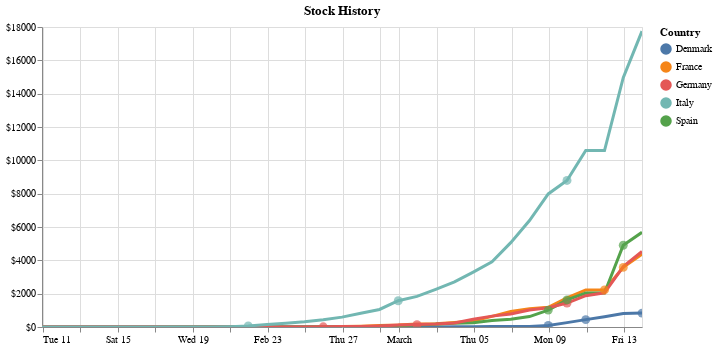

Source (notebook cell):
### Code cell
#hue.save('chart.html')
stockChart

### Figure 1 — Vega-Lite specification as saved in the notebook (floating-point values rounded to 4 significant figures; data arrays with more than 128 entries replaced by an {"elided": "..."} marker saying what was removed)
{"config": {"view": {"continuousWidth": 400, "continuousHeight": 300}}, "layer": [{"mark": "point", "encoding": {"opacity": {"value": 0}, "x": {"type": "temporal", "field": "Date"}}, "selection": {"selector180": {"type": "single", "nearest": true, "on": "mouseover", "fields": ["Date"], "empty": "none"}, "selector181": {"type": "interval", "bind": "scales", "encodings": ["x", "y"]}}}, {"mark": "point", "encoding": {"color": {"type": "nominal", "field": "Country"}, "opacity": {"condition": {"value": 1, "selection": "selector180"}, "value": 0}, "x": {"type": "temporal", "axis": {"title": ""}, "field": "Date"}, "y": {"type": "quantitative", "axis": {"format": "$f", "title": ""}, "field": "Infection"}}}, {"mark": {"type": "rule", "color": "gray"}, "encoding": {"x": {"type": "temporal", "field": "Date"}}, "transform": [{"filter": {"selection": "selector180"}}]}, {"data": {"name": "data-2463ccd8601ece037510c276ab737b35"}, "mark": "line", "encoding": {"color": {"type": "nominal", "field": "Country"}, "size": {"value": 3}, "x": {"type": "temporal", "field": "Date"}, "y": {"type": "quantitative", "field": "Infection"}}, "height": 600, "selection": {"selector157": {"type": "interval", "bind": "scales", "encodings": ["x", "y"]}}, "width": 800}, {"data": {"name": "data-56916e9217a1bc132a3cca8ed417ecdb"}, "mark": {"type": "circle", "size": 80}, "encoding": {"color": {"type": "nominal", "field": "Country"}, "tooltip": [{"type": "nominal", "field": "Country"}, {"type": "temporal", "field": "Date"}, {"type": "quantitative", "field": "Infection"}, {"type": "nominal", "field": "Text"}], "x": {"type": "temporal", "field": "Date"}, "y": {"type": "quantitative", "field": "Infection"}}, "selection": {"selector177": {"type": "interval", "bind": "scales", "encodings": ["x", "y"]}}}, {"mark": {"type": "text", "align": "left", "dx": 5, "dy": -5}, "encoding": {"text": {"condition": {"type": "nominal", "field": "Text", "selection": "selector180"}, "value": " "}, "x": {"type": "temporal", "axis": {"title": ""}, "field": "Date"}, "y": {"type": "quantitative", "axis": {"format": "$f", "title": ""}, "field": "Infection"}}}], "data": {"name": "data-56916e9217a1bc132a3cca8ed417ecdb"}, "height": 300, "title": "Stock History", "width": 600, "$schema": "https://vega.github.io/schema/vega-lite/v4.0.2.json", "datasets": {"data-56916e9217a1bc132a3cca8ed417ecdb": [{"Country": "Denmark", "Date": "2020-03-08T23:00:00", "Infection": 91, "Text": "first school is closed. Public transport is encouraged not to be used, especially in rush hours."}, {"Country": "Denmark", "Date": "2020-03-10T23:00:00", "Infection": 443, "Text": "Everyone is recommended to stay home. Schools are announced to shutdown from March 13th. Same applies for people working non essential jobs in public sectors."}, {"Country": "Denmark", "Date": "2020-03-13T23:00:00", "Infection": 834, "Text": "Borders are closing for people who don’t have a valid purpose of entry."}, {"Country": "Germany", "Date": "2020-02-25T23:00:00", "Infection": 12, "Text": "Several schools and public places were closed in the region of North Rhine-Westphalia, until 2 March. Several other public events are also cancelled."}, {"Country": "Germany", "Date": "2020-03-01T23:00:00", "Infection": 143, "Text": "the ‘Robert Koch Institute’ raised its threat level for Germany to 'moderate' and the European Centre for Disease Prevention and Control raised its threat level for Europe from 'moderate' to 'high'"}, {"Country": "Germany", "Date": "2020-03-09T23:00:00", "Infection": 1437, "Text": "A general ban on events with more than 1,000 participants put into immediate effect by several federal states, Germany's Ice Hockey league’ 2019/2020 season cancelled immediately, Several matches of the football leagues, including all Bundesliga matches of matchday 26, were announced to be played behind closed doors. It was later confirmed on 13 March that all Bundesliga and 2. Bundesliga matches would be postponed until at least 2 April."}, {"Country": "Italy", "Date": "2020-02-21T23:00:00", "Infection": 59, "Text": "the government announced a new decree imposing the quarantine of more than 50,000 people from 11 different municipalities in Northern Italy. Schools were closed in ten municipalities in Lombardy, one in Veneto and one in Emilia Romagna. All public events were cancelled and some commercial activities."}, {"Country": "Italy", "Date": "2020-02-29T23:00:00", "Infection": 1577, "Text": "the Council of Ministers approved a decree to organise the containment of the outbreak: A red zone, where the whole population is in quarantine. A yellow zone, where social and sport events are suspended and schools, theatres, clubs and cinemas are closed."}, {"Country": "Italy", "Date": "2020-03-09T23:00:00", "Infection": 8794, "Text": "Prime Minister Conte increased the quarantine lockdown to cover all of Italy, including travel restrictions and a ban on public gatherings"}, {"Country": "France", "Date": "2020-03-11T23:00:00", "Infection": 2224, "Text": "President announced that all schools and all universities would close from Monday"}, {"Country": "France", "Date": "2020-03-12T23:00:00", "Infection": 3576, "Text": "Prime minister banned gatherings of more than 100 people, not including public transportation."}, {"Country": "Spain", "Date": "2020-03-08T23:00:00", "Infection": 1013, "Text": "The president of Madrid announces the cancellation of classes in the city at all educational levels."}, {"Country": "Spain", "Date": "2020-03-12T23:00:00", "Infection": 4906, "Text": "Prime Minister announces the declaration of the state of emergency in the nation for a period of 15 days"}, {"Country": "Spain", "Date": "2020-03-09T23:00:00", "Infection": 1628, "Text": "Spanish Government suspends events with more than one thousand attendants in many regions."}], "data-2463ccd8601ece037510c276ab737b35": {"elided": "165 records"}}}
